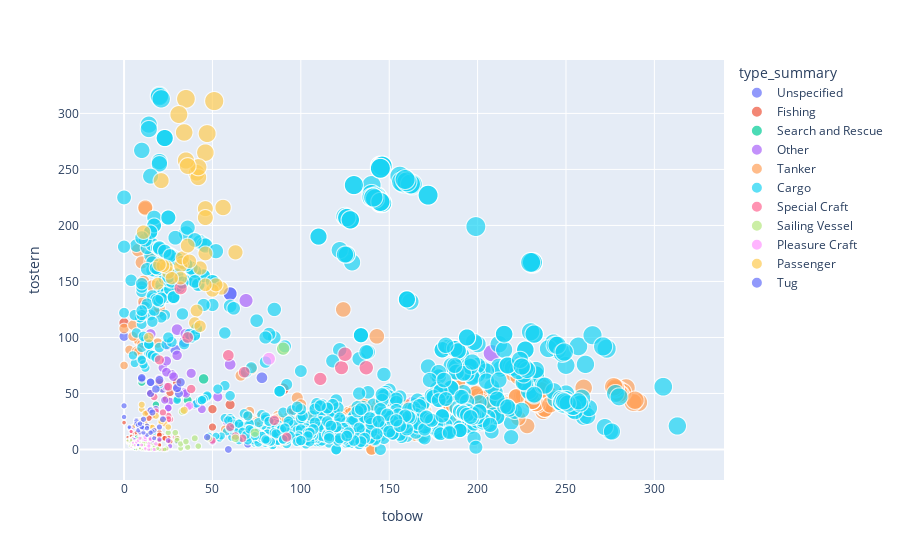

Notebook code cell kept with this figure:
### Markdown cell above
The same applies to the beam but this time Tankers have the biggest beam.

### Code cell
px.scatter(df, x='tobow', y='tostern',
          color='type_summary', size='length',
          hover_data=['type_summary'])

### Figure 1 — Plotly figure (JSON) as saved in the notebook; plotly's stock layout.template omitted (floating-point values rounded to 4 significant figures; data arrays with more than 128 entries replaced by an {"elided": "..."} marker saying what was removed)
{"data": [{"customdata": [["Unspecified"], ["Unspecified"], ["Unspecified"], ["Unspecified"], ["Unspecified"], ["Unspecified"], ["Unspecified"], ["Unspecified"], ["Unspecified"], ["Unspecified"], ["Unspecified"], ["Unspecified"], ["Unspecified"], ["Unspecified"], ["Unspecified"], ["Unspecified"], ["Unspecified"], ["Unspecified"], ["Unspecified"], ["Unspecified"], ["Unspecified"], ["Unspecified"], ["Unspecified"], ["Unspecified"], ["Unspecified"], ["Unspecified"], ["Unspecified"], ["Unspecified"], ["Unspecified"], ["Unspecified"], ["Unspecified"], ["Unspecified"], ["Unspecified"], ["Unspecified"], ["Unspecified"], ["Unspecified"], ["Unspecified"], ["Unspecified"], ["Unspecified"], ["Unspecified"], ["Unspecified"], ["Unspecified"], ["Unspecified"], ["Unspecified"], ["Unspecified"], ["Unspecified"], ["Unspecified"], ["Unspecified"]], "hovertemplate": "type_summary=%{customdata[0]}<br>tobow=%{x}<br>tostern=%{y}<br>length=%{marker.size}<extra></extra>", "legendgroup": "Unspecified", "marker": {"color": "#636efa", "size": [118, 143, 166, 80, 89, 88, 23, 22, 0, 37, 35, 198, 199, 84, 90, 24, 24, 292, 101, 0, 130, 89, 15, 222, 22, 90, 18, 141, 75, 59, 0, 15, 199, 119, 140, 396, 205, 19, 23, 17, 1, 177, 142, 14, 107, 109, 0, 75], "sizemode": "area", "sizeref": 1, "symbol": "circle"}, "mode": "markers", "name": "Unspecified", "showlegend": true, "type": "scattergl", "x": [29, 132, 152, 40, 77, 74, 12, 13, 0, 30, 10, 169, 60, 69, 45, 16, 6, 255, 0, 0, 34, 81, 7, 193, 3, 80, 9, 122, 70, 59, 0, 14, 60, 105, 120, 145, 167, 16, 7, 11, 1, 26, 78, 9, 92, 83, 0, 15], "xaxis": "x", "y": [89, 11, 14, 40, 12, 14, 11, 9, 0, 7, 25, 29, 139, 15, 45, 8, 18, 37, 101, 0, 96, 8, 8, 29, 19, 10, 9, 19, 5, 0, 0, 1, 139, 14, 20, 251, 38, 3, 16, 6, 0, 151, 64, 5, 15, 26, 0, 60], "yaxis": "y"}, {"customdata": {"elided": "318x1 str values"}, "hovertemplate": "type_summary=%{customdata[0]}<br>tobow=%{x}<br>tostern=%{y}<br>length=%{marker.size}<extra></extra>", "legendgroup": "Fishing", "marker": {"color": "#EF553B", "size": {"elided": "318 int values"}, "sizemode": "area", "sizeref": 1, "symbol": "circle"}, "mode": "markers", "name": "Fishing", "showlegend": true, "type": "scattergl", "x": {"elided": "318 int values"}, "xaxis": "x", "y": {"elided": "318 int values"}, "yaxis": "y"}, {"customdata": [["Search and Rescue"], ["Search and Rescue"], ["Search and Rescue"], ["Search and Rescue"], ["Search and Rescue"], ["Search and Rescue"], ["Search and Rescue"], ["Search and Rescue"], ["Search and Rescue"], ["Search and Rescue"], ["Search and Rescue"], ["Search and Rescue"], ["Search and Rescue"], ["Search and Rescue"], ["Search and Rescue"], ["Search and Rescue"], ["Search and Rescue"], ["Search and Rescue"], ["Search and Rescue"], ["Search and Rescue"]], "hovertemplate": "type_summary=%{customdata[0]}<br>tobow=%{x}<br>tostern=%{y}<br>length=%{marker.size}<extra></extra>", "legendgroup": "Search and Rescue", "marker": {"color": "#00cc96", "size": [70, 108, 0, 15, 15, 75, 13, 14, 10, 14, 14, 15, 6, 58, 18, 18, 14, 75, 18, 80], "sizemode": "area", "sizeref": 1, "symbol": "circle"}, "mode": "markers", "name": "Search and Rescue", "showlegend": true, "type": "scattergl", "x": [10, 45, 0, 6, 6, 21, 7, 7, 6, 8, 5, 10, 6, 18, 8, 7, 9, 30, 9, 36], "xaxis": "x", "y": [60, 63, 0, 9, 9, 54, 6, 7, 4, 6, 9, 5, 0, 40, 10, 11, 5, 45, 9, 44], "yaxis": "y"}, {"customdata": [["Other"], ["Other"], ["Other"], ["Other"], ["Other"], ["Other"], ["Other"], ["Other"], ["Other"], ["Other"], ["Other"], ["Other"], ["Other"], ["Other"], ["Other"], ["Other"], ["Other"], ["Other"], ["Other"], ["Other"], ["Other"], ["Other"], ["Other"], ["Other"], ["Other"], ["Other"], ["Other"], ["Other"], ["Other"], ["Other"], ["Other"], ["Other"], ["Other"], ["Other"], ["Other"], ["Other"], ["Other"], ["Other"], ["Other"], ["Other"], ["Other"], ["Other"], ["Other"], ["Other"], ["Other"], ["Other"], ["Other"], ["Other"], ["Other"], ["Other"], ["Other"], ["Other"], ["Other"], ["Other"], ["Other"], ["Other"], ["Other"], ["Other"], ["Other"], ["Other"], ["Other"], ["Other"], ["Other"], ["Other"], ["Other"], ["Other"], ["Other"], ["Other"], ["Other"], ["Other"], ["Other"], ["Other"], ["Other"], ["Other"], ["Other"], ["Other"], ["Other"], ["Other"], ["Other"], ["Other"], ["Other"], ["Other"], ["Other"], ["Other"], ["Other"], ["Other"], ["Other"], ["Other"], ["Other"], ["Other"], ["Other"], ["Other"], ["Other"], ["Other"], ["Other"], ["Other"], ["Other"], ["Other"], ["Other"], ["Other"], ["Other"]], "hovertemplate": "type_summary=%{customdata[0]}<br>tobow=%{x}<br>tostern=%{y}<br>length=%{marker.size}<extra></extra>", "legendgroup": "Other", "marker": {"color": "#ab63fa", "size": [0, 183, 0, 18, 204, 368, 23, 90, 24, 14, 16, 22, 12, 57, 170, 0, 85, 94, 69, 292, 10, 100, 106, 190, 20, 88, 86, 13, 76, 23, 85, 91, 225, 22, 29, 83, 0, 62, 137, 117, 95, 15, 103, 0, 75, 145, 25, 190, 74, 87, 138, 90, 44, 24, 27, 21, 80, 300, 84, 25, 118, 22, 162, 85, 29, 80, 33, 192, 20, 0, 105, 54, 20, 66, 20, 25, 136, 62, 20, 20, 93, 12, 136, 294, 80, 140, 67, 114, 194, 15, 200, 20, 200, 20, 93, 83, 24, 202, 225, 0, 138], "sizemode": "area", "sizeref": 1, "symbol": "circle"}, "mode": "markers", "name": "Other", "showlegend": true, "type": "scattergl", "x": [0, 27, 0, 10, 163, 142, 12, 10, 12, 7, 8, 12, 6, 50, 136, 0, 70, 27, 26, 251, 3, 53, 38, 162, 15, 74, 43, 6, 22, 11, 34, 79, 193, 16, 26, 20, 0, 25, 30, 24, 22, 5, 24, 0, 61, 119, 5, 161, 36, 79, 116, 69, 21, 12, 10, 11, 21, 227, 30, 12, 15, 12, 144, 35, 20, 24, 25, 178, 10, 0, 10, 18, 12, 15, 11, 15, 60, 25, 9, 10, 24, 6, 120, 208, 44, 11, 23, 30, 173, 6, 26, 11, 27, 10, 28, 58, 12, 69, 193, 0, 35], "xaxis": "x", "y": [0, 156, 0, 8, 41, 226, 11, 80, 12, 7, 8, 10, 6, 7, 34, 0, 15, 67, 43, 41, 7, 47, 68, 28, 5, 14, 43, 7, 54, 12, 51, 12, 32, 6, 3, 63, 0, 37, 107, 93, 73, 10, 79, 0, 14, 26, 20, 29, 38, 8, 22, 21, 23, 12, 17, 10, 59, 73, 54, 13, 103, 10, 18, 50, 9, 56, 8, 14, 10, 0, 95, 36, 8, 51, 9, 10, 76, 37, 11, 10, 69, 6, 16, 86, 36, 129, 44, 84, 21, 9, 174, 9, 173, 10, 65, 25, 12, 133, 32, 0, 103], "yaxis": "y"}, {"customdata": {"elided": "710x1 str values"}, "hovertemplate": "type_summary=%{customdata[0]}<br>tobow=%{x}<br>tostern=%{y}<br>length=%{marker.size}<extra></extra>", "legendgroup": "Tanker", "marker": {"color": "#FFA15A", "size": {"elided": "710 int values"}, "sizemode": "area", "sizeref": 1, "symbol": "circle"}, "mode": "markers", "name": "Tanker", "showlegend": true, "type": "scattergl", "x": {"elided": "710 int values"}, "xaxis": "x", "y": {"elided": "710 int values"}, "yaxis": "y"}, {"customdata": {"elided": "2062x1 str values"}, "hovertemplate": "type_summary=%{customdata[0]}<br>tobow=%{x}<br>tostern=%{y}<br>length=%{marker.size}<extra></extra>", "legendgroup": "Cargo", "marker": {"color": "#19d3f3", "size": {"elided": "2062 int values"}, "sizemode": "area", "sizeref": 1, "symbol": "circle"}, "mode": "markers", "name": "Cargo", "showlegend": true, "type": "scattergl", "x": {"elided": "2062 int values"}, "xaxis": "x", "y": {"elided": "2062 int values"}, "yaxis": "y"}, {"customdata": [["Special Craft"], ["Special Craft"], ["Special Craft"], ["Special Craft"], ["Special Craft"], ["Special Craft"], ["Special Craft"], ["Special Craft"], ["Special Craft"], ["Special Craft"], ["Special Craft"], ["Special Craft"], ["Special Craft"], ["Special Craft"], ["Special Craft"], ["Special Craft"], ["Special Craft"], ["Special Craft"], ["Special Craft"], ["Special Craft"], ["Special Craft"], ["Special Craft"], ["Special Craft"], ["Special Craft"], ["Special Craft"], ["Special Craft"], ["Special Craft"], ["Special Craft"], ["Special Craft"], ["Special Craft"], ["Special Craft"], ["Special Craft"], ["Special Craft"], ["Special Craft"], ["Special Craft"], ["Special Craft"], ["Special Craft"], ["Special Craft"], ["Special Craft"]], "hovertemplate": "type_summary=%{customdata[0]}<br>tobow=%{x}<br>tostern=%{y}<br>length=%{marker.size}<extra></extra>", "legendgroup": "Special Craft", "marker": {"color": "#FF6692", "size": [65, 77, 176, 13, 53, 80, 55, 111, 210, 136, 0, 20, 81, 40, 0, 174, 14, 17, 143, 55, 0, 58, 48, 64, 196, 210, 92, 52, 14, 80, 52, 15, 137, 20, 103, 100, 75, 40, 11], "sizemode": "area", "sizeref": 1, "symbol": "circle"}, "mode": "markers", "name": "Special Craft", "showlegend": true, "type": "scattergl", "x": [15, 67, 32, 4, 26, 60, 25, 85, 137, 36, 0, 4, 25, 29, 0, 111, 12, 12, 59, 22, 0, 50, 22, 17, 123, 125, 38, 18, 10, 20, 25, 13, 68, 4, 92, 20, 63, 30, 5], "xaxis": "x", "y": [50, 10, 144, 9, 27, 20, 30, 26, 73, 100, 0, 16, 56, 11, 0, 63, 2, 5, 84, 33, 0, 8, 26, 47, 73, 85, 54, 34, 4, 60, 27, 2, 69, 16, 11, 80, 12, 10, 6], "yaxis": "y"}, {"customdata": {"elided": "135x1 str values"}, "hovertemplate": "type_summary=%{customdata[0]}<br>tobow=%{x}<br>tostern=%{y}<br>length=%{marker.size}<extra></extra>", "legendgroup": "Sailing Vessel", "marker": {"color": "#B6E880", "size": {"elided": "135 int values"}, "sizemode": "area", "sizeref": 1, "symbol": "circle"}, "mode": "markers", "name": "Sailing Vessel", "showlegend": true, "type": "scattergl", "x": {"elided": "135 int values"}, "xaxis": "x", "y": {"elided": "135 int values"}, "yaxis": "y"}, {"customdata": [["Pleasure Craft"], ["Pleasure Craft"], ["Pleasure Craft"], ["Pleasure Craft"], ["Pleasure Craft"], ["Pleasure Craft"], ["Pleasure Craft"], ["Pleasure Craft"], ["Pleasure Craft"], ["Pleasure Craft"], ["Pleasure Craft"], ["Pleasure Craft"], ["Pleasure Craft"], ["Pleasure Craft"], ["Pleasure Craft"], ["Pleasure Craft"], ["Pleasure Craft"], ["Pleasure Craft"], ["Pleasure Craft"], ["Pleasure Craft"], ["Pleasure Craft"], ["Pleasure Craft"], ["Pleasure Craft"], ["Pleasure Craft"], ["Pleasure Craft"], ["Pleasure Craft"], ["Pleasure Craft"], ["Pleasure Craft"], ["Pleasure Craft"], ["Pleasure Craft"], ["Pleasure Craft"], ["Pleasure Craft"]], "hovertemplate": "type_summary=%{customdata[0]}<br>tobow=%{x}<br>tostern=%{y}<br>length=%{marker.size}<extra></extra>", "legendgroup": "Pleasure Craft", "marker": {"color": "#FF97FF", "size": [0, 12, 11, 14, 0, 0, 13, 20, 45, 16, 13, 14, 0, 0, 0, 12, 6, 21, 0, 23, 23, 76, 14, 19, 163, 10, 13, 24, 19, 17, 11, 17], "sizemode": "area", "sizeref": 1, "symbol": "circle"}, "mode": "markers", "name": "Pleasure Craft", "showlegend": true, "type": "scattergl", "x": [0, 8, 6, 7, 0, 0, 7, 11, 22, 8, 9, 14, 0, 0, 0, 12, 4, 12, 0, 12, 18, 37, 10, 9, 82, 6, 12, 15, 14, 17, 5, 14], "xaxis": "x", "y": [0, 4, 5, 7, 0, 0, 6, 9, 23, 8, 4, 0, 0, 0, 0, 0, 2, 9, 0, 11, 5, 39, 4, 10, 81, 4, 1, 9, 5, 0, 6, 3], "yaxis": "y"}, {"customdata": [["Passenger"], ["Passenger"], ["Passenger"], ["Passenger"], ["Passenger"], ["Passenger"], ["Passenger"], ["Passenger"], ["Passenger"], ["Passenger"], ["Passenger"], ["Passenger"], ["Passenger"], ["Passenger"], ["Passenger"], ["Passenger"], ["Passenger"], ["Passenger"], ["Passenger"], ["Passenger"], ["Passenger"], ["Passenger"], ["Passenger"], ["Passenger"], ["Passenger"], ["Passenger"], ["Passenger"], ["Passenger"], ["Passenger"], ["Passenger"], ["Passenger"], ["Passenger"], ["Passenger"], ["Passenger"], ["Passenger"], ["Passenger"], ["Passenger"], ["Passenger"], ["Passenger"], ["Passenger"], ["Passenger"], ["Passenger"], ["Passenger"], ["Passenger"], ["Passenger"], ["Passenger"], ["Passenger"], ["Passenger"], ["Passenger"], ["Passenger"], ["Passenger"], ["Passenger"], ["Passenger"], ["Passenger"], ["Passenger"], ["Passenger"]], "hovertemplate": "type_summary=%{customdata[0]}<br>tobow=%{x}<br>tostern=%{y}<br>length=%{marker.size}<extra></extra>", "legendgroup": "Passenger", "marker": {"color": "#FECB52", "size": [35, 288, 35, 165, 153, 114, 153, 48, 167, 239, 311, 205, 46, 27, 200, 30, 44, 69, 199, 348, 45, 285, 294, 196, 183, 185, 192, 187, 199, 36, 261, 186, 185, 46, 46, 261, 204, 317, 50, 34, 330, 253, 35, 36, 180, 362, 205, 293, 218, 45, 289, 205, 193, 272, 221, 329], "sizemode": "area", "sizeref": 1, "symbol": "circle"}, "mode": "markers", "name": "Passenger", "showlegend": true, "type": "scattergl", "x": [9, 41, 12, 41, 40, 14, 43, 18, 19, 63, 46, 43, 10, 6, 33, 10, 12, 34, 55, 35, 21, 42, 42, 32, 25, 32, 50, 24, 52, 10, 21, 22, 20, 23, 21, 46, 33, 34, 10, 13, 31, 46, 15, 16, 27, 51, 11, 35, 36, 25, 36, 37, 46, 56, 46, 47], "xaxis": "x", "y": [26, 247, 23, 124, 113, 100, 110, 30, 148, 176, 265, 162, 36, 21, 167, 20, 32, 35, 144, 313, 24, 243, 252, 164, 158, 153, 142, 163, 147, 26, 240, 164, 165, 23, 25, 215, 171, 283, 40, 21, 299, 207, 20, 20, 153, 311, 194, 258, 182, 20, 253, 168, 147, 216, 175, 282], "yaxis": "y"}, {"customdata": [["Tug"], ["Tug"], ["Tug"], ["Tug"], ["Tug"], ["Tug"], ["Tug"], ["Tug"], ["Tug"], ["Tug"], ["Tug"], ["Tug"], ["Tug"], ["Tug"], ["Tug"], ["Tug"], ["Tug"], ["Tug"], ["Tug"], ["Tug"], ["Tug"], ["Tug"], ["Tug"], ["Tug"], ["Tug"], ["Tug"], ["Tug"], ["Tug"], ["Tug"], ["Tug"], ["Tug"], ["Tug"], ["Tug"], ["Tug"], ["Tug"], ["Tug"], ["Tug"], ["Tug"], ["Tug"], ["Tug"], ["Tug"], ["Tug"], ["Tug"], ["Tug"], ["Tug"]], "hovertemplate": "type_summary=%{customdata[0]}<br>tobow=%{x}<br>tostern=%{y}<br>length=%{marker.size}<extra></extra>", "legendgroup": "Tug", "marker": {"color": "#636efa", "size": [32, 65, 58, 26, 33, 73, 29, 28, 81, 34, 50, 49, 34, 29, 24, 74, 28, 85, 32, 30, 30, 34, 92, 25, 32, 30, 32, 12, 49, 23, 30, 26, 30, 40, 30, 38, 27, 72, 82, 75, 39, 30, 32, 32, 30], "sizemode": "area", "sizeref": 1, "symbol": "circle"}, "mode": "markers", "name": "Tug", "showlegend": true, "type": "scattergl", "x": [9, 15, 47, 13, 7, 10, 0, 8, 31, 17, 15, 16, 13, 10, 9, 10, 8, 30, 16, 8, 11, 10, 32, 8, 10, 10, 7, 8, 22, 3, 7, 11, 8, 20, 11, 11, 17, 18, 20, 15, 0, 10, 13, 9, 15], "xaxis": "x", "y": [23, 50, 11, 13, 26, 63, 29, 20, 50, 17, 35, 33, 21, 19, 15, 64, 20, 55, 16, 22, 19, 24, 60, 17, 22, 20, 25, 4, 27, 20, 23, 15, 22, 20, 19, 27, 10, 54, 62, 60, 39, 20, 19, 23, 15], "yaxis": "y"}], "layout": {"legend": {"itemsizing": "constant", "title": {"text": "type_summary"}, "tracegroupgap": 0}, "margin": {"t": 60}, "xaxis": {"anchor": "y", "domain": [0, 1], "title": {"text": "tobow"}}, "yaxis": {"anchor": "x", "domain": [0, 1], "title": {"text": "tostern"}}}}
